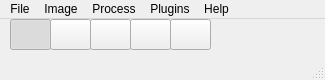
<?xml version="1.0" encoding="UTF-8"?>
<ui version="4.0">
 <class>MainWindow</class>
 <widget class="QMainWindow" name="MainWindow">
  <property name="geometry">
   <rect>
    <x>0</x>
    <y>0</y>
    <width>325</width>
    <height>80</height>
   </rect>
  </property>
  <property name="sizePolicy">
   <sizepolicy hsizetype="Fixed" vsizetype="Fixed">
    <horstretch>0</horstretch>
    <verstretch>0</verstretch>
   </sizepolicy>
  </property>
  <property name="windowTitle">
   <string>Flika</string>
  </property>
  <widget class="QWidget" name="centralwidget">
   <widget class="QPushButton" name="freehand">
    <property name="geometry">
     <rect>
      <x>90</x>
      <y>0</y>
      <width>41</width>
      <height>31</height>
     </rect>
    </property>
    <property name="text">
     <string/>
    </property>
    <property name="icon">
     <iconset>
      <normaloff>../images/freehand.png</normaloff>../images/freehand.png</iconset>
    </property>
    <property name="checkable">
     <bool>true</bool>
    </property>
    <property name="checked">
     <bool>false</bool>
    </property>
    <property name="autoExclusive">
     <bool>true</bool>
    </property>
    <property name="flat">
     <bool>false</bool>
    </property>
   </widget>
   <widget class="QPushButton" name="line">
    <property name="geometry">
     <rect>
      <x>50</x>
      <y>0</y>
      <width>41</width>
      <height>31</height>
     </rect>
    </property>
    <property name="text">
     <string/>
    </property>
    <property name="icon">
     <iconset>
      <normaloff>../images/line.png</normaloff>../images/line.png</iconset>
    </property>
    <property name="checkable">
     <bool>true</bool>
    </property>
    <property name="autoExclusive">
     <bool>true</bool>
    </property>
    <property name="flat">
     <bool>false</bool>
    </property>
   </widget>
   <widget class="QPushButton" name="rectangle">
    <property name="geometry">
     <rect>
      <x>10</x>
      <y>0</y>
      <width>41</width>
      <height>31</height>
     </rect>
    </property>
    <property name="text">
     <string/>
    </property>
    <property name="icon">
     <iconset>
      <normaloff>../images/rect.png</normaloff>../images/rect.png</iconset>
    </property>
    <property name="checkable">
     <bool>true</bool>
    </property>
    <property name="checked">
     <bool>true</bool>
    </property>
    <property name="autoExclusive">
     <bool>true</bool>
    </property>
    <property name="flat">
     <bool>false</bool>
    </property>
   </widget>
   <widget class="QPushButton" name="point">
    <property name="geometry">
     <rect>
      <x>130</x>
      <y>0</y>
      <width>41</width>
      <height>31</height>
     </rect>
    </property>
    <property name="text">
     <string/>
    </property>
    <property name="icon">
     <iconset>
      <normaloff>../images/point.png</normaloff>../images/point.png</iconset>
    </property>
    <property name="checkable">
     <bool>true</bool>
    </property>
    <property name="checked">
     <bool>false</bool>
    </property>
    <property name="autoExclusive">
     <bool>true</bool>
    </property>
    <property name="flat">
     <bool>false</bool>
    </property>
   </widget>
   <widget class="QPushButton" name="rect_line">
    <property name="geometry">
     <rect>
      <x>170</x>
      <y>0</y>
      <width>41</width>
      <height>31</height>
     </rect>
    </property>
    <property name="text">
     <string/>
    </property>
    <property name="icon">
     <iconset>
      <normaloff>../images/rect_line.png</normaloff>../images/rect_line.png</iconset>
    </property>
    <property name="checkable">
     <bool>true</bool>
    </property>
    <property name="checked">
     <bool>false</bool>
    </property>
    <property name="autoExclusive">
     <bool>true</bool>
    </property>
    <property name="flat">
     <bool>false</bool>
    </property>
   </widget>
  </widget>
  <widget class="QMenuBar" name="menubar">
   <property name="geometry">
    <rect>
     <x>0</x>
     <y>0</y>
     <width>325</width>
     <height>21</height>
    </rect>
   </property>
   <widget class="QMenu" name="menuFile">
    <property name="title">
     <string>File</string>
    </property>
    <widget class="QMenu" name="menuImport">
     <property name="title">
      <string>Import</string>
     </property>
     <addaction name="actionImport_ROIs"/>
     <addaction name="actionImport_Points"/>
    </widget>
    <widget class="QMenu" name="menuRecent_Files">
     <property name="title">
      <string>Recent Files</string>
     </property>
     <addaction name="actionNo_Recent_Files"/>
    </widget>
    <widget class="QMenu" name="menuExport">
     <property name="title">
      <string>Export</string>
     </property>
     <addaction name="actionExport_Points"/>
     <addaction name="actionExport_Movie"/>
    </widget>
    <addaction name="actionOpen"/>
    <addaction name="menuRecent_Files"/>
    <addaction name="actionSaveAs"/>
    <addaction name="menuImport"/>
    <addaction name="menuExport"/>
    <addaction name="actionSettings"/>
   </widget>
   <widget class="QMenu" name="menuImage">
    <property name="title">
     <string>Image</string>
    </property>
    <widget class="QMenu" name="menuStacks">
     <property name="title">
      <string>Stacks</string>
     </property>
     <addaction name="actionDuplicate"/>
     <addaction name="actionGenerate_random_image"/>
     <addaction name="actionTrim_Frames"/>
     <addaction name="actionDeinterleave"/>
     <addaction name="actionZ_Project"/>
     <addaction name="actionPixel_Binning"/>
     <addaction name="actionFrame_Binning"/>
     <addaction name="actionResize"/>
     <addaction name="actionChange_datatype"/>
     <addaction name="actionConcatenate_Stacks"/>
    </widget>
    <widget class="QMenu" name="menuWindow">
     <property name="title">
      <string>Overlay</string>
     </property>
     <addaction name="actionBackground"/>
     <addaction name="actionTime_Stamp"/>
     <addaction name="actionScale_Bar"/>
    </widget>
    <widget class="QMenu" name="menuColor">
     <property name="title">
      <string>Color</string>
     </property>
     <addaction name="actionSplit_Channels"/>
    </widget>
    <addaction name="menuStacks"/>
    <addaction name="menuColor"/>
    <addaction name="actionMeasure"/>
    <addaction name="actionSet_Value"/>
    <addaction name="menuWindow"/>
   </widget>
   <widget class="QMenu" name="menuProcess">
    <property name="title">
     <string>Process</string>
    </property>
    <widget class="QMenu" name="menuMath">
     <property name="title">
      <string>Math</string>
     </property>
     <addaction name="actionMultiply"/>
     <addaction name="actionSubtract"/>
     <addaction name="actionPower"/>
     <addaction name="actionRatio"/>
     <addaction name="actionAbsolute_Value"/>
     <addaction name="actionSubtract_Trace"/>
     <addaction name="actionDivide_Trace"/>
    </widget>
    <widget class="QMenu" name="menuFilters">
     <property name="title">
      <string>Filters</string>
     </property>
     <addaction name="actionGaussian_Blur"/>
     <addaction name="separator"/>
     <addaction name="actionButterworth_Filter"/>
     <addaction name="actionMean_Filter"/>
     <addaction name="actionMedian_Filter"/>
     <addaction name="actionDifference_Filter"/>
     <addaction name="actionBoxcar_Differential"/>
     <addaction name="actionWavelet_Filter"/>
     <addaction name="actionFourier_Filter"/>
     <addaction name="actionBilateral_Filter"/>
    </widget>
    <widget class="QMenu" name="menuBinary">
     <property name="title">
      <string>Binary</string>
     </property>
     <addaction name="actionThreshold"/>
     <addaction name="actionAdaptive_Threshold"/>
     <addaction name="actionCanny_Edge_Detector"/>
     <addaction name="separator"/>
     <addaction name="actionLogically_Combine"/>
     <addaction name="actionRemove_Small_Blobs"/>
     <addaction name="actionBinary_Dilation"/>
     <addaction name="actionBinary_Erosion"/>
    </widget>
    <addaction name="menuBinary"/>
    <addaction name="menuMath"/>
    <addaction name="menuFilters"/>
    <addaction name="actionImage_Calculator"/>
   </widget>
   <widget class="QMenu" name="menuDocs">
    <property name="title">
     <string>Help</string>
    </property>
    <addaction name="actionCheck_For_Updates"/>
    <addaction name="actionDocs"/>
   </widget>
   <widget class="QMenu" name="menuPlugins">
    <property name="title">
     <string>Plugins</string>
    </property>
    <addaction name="actionScript_Editor"/>
    <addaction name="actionPlugin_Manager"/>
    <addaction name="separator"/>
   </widget>
   <addaction name="menuFile"/>
   <addaction name="menuImage"/>
   <addaction name="menuProcess"/>
   <addaction name="menuPlugins"/>
   <addaction name="menuDocs"/>
  </widget>
  <widget class="QStatusBar" name="statusbar"/>
  <action name="actionOpen">
   <property name="text">
    <string>Open File</string>
   </property>
  </action>
  <action name="actionDeinterleave">
   <property name="text">
    <string>Deinterleave</string>
   </property>
  </action>
  <action name="actionSubtract">
   <property name="text">
    <string>Subtract</string>
   </property>
  </action>
  <action name="actionGaussian_Blur">
   <property name="text">
    <string>Gaussian Blur</string>
   </property>
  </action>
  <action name="actionButterworth_Filter">
   <property name="text">
    <string>Butterworth Filter</string>
   </property>
  </action>
  <action name="actionRatio">
   <property name="text">
    <string>Ratio by Baseline</string>
   </property>
  </action>
  <action name="actionBoxcar_Differential">
   <property name="text">
    <string>Boxcar Differential</string>
   </property>
  </action>
  <action name="actionThreshold">
   <property name="text">
    <string>Threshold</string>
   </property>
  </action>
  <action name="actionRemove_Small_Blobs">
   <property name="text">
    <string>Remove Small Blobs</string>
   </property>
  </action>
  <action name="actionMultiply">
   <property name="text">
    <string>Multiply</string>
   </property>
  </action>
  <action name="actionKymograph">
   <property name="text">
    <string>Kymograph</string>
   </property>
  </action>
  <action name="actionTrim_Frames">
   <property name="text">
    <string>Trim Frames</string>
   </property>
  </action>
  <action name="actionPython_Interpreter">
   <property name="text">
    <string>Python Interpreter</string>
   </property>
  </action>
  <action name="actionDocs">
   <property name="text">
    <string>Docs</string>
   </property>
  </action>
  <action name="actionLoad_ROI_File">
   <property name="text">
    <string>Load ROI File</string>
   </property>
  </action>
  <action name="actionWavelet_Filter">
   <property name="text">
    <string>Wavelet Filter</string>
   </property>
  </action>
  <action name="actionFrame_by_frame_origin">
   <property name="text">
    <string>Frame by frame origin</string>
   </property>
  </action>
  <action name="actionSet_Value">
   <property name="text">
    <string>Set Value</string>
   </property>
  </action>
  <action name="actionAdaptive_Threshold">
   <property name="text">
    <string>Adaptive Threshold</string>
   </property>
  </action>
  <action name="actionLogically_Combine">
   <property name="text">
    <string>Logically Combine</string>
   </property>
  </action>
  <action name="actionDifference_Filter">
   <property name="text">
    <string>Difference Filter</string>
   </property>
  </action>
  <action name="actionCanny_Edge_Detector">
   <property name="text">
    <string>Canny Edge Detector</string>
   </property>
  </action>
  <action name="actionAbsolute_Value">
   <property name="text">
    <string>Absolute Value</string>
   </property>
  </action>
  <action name="actionRodent_Tracker">
   <property name="text">
    <string>Rodent Tracker</string>
   </property>
  </action>
  <action name="actionZ_Project">
   <property name="text">
    <string>Z Project</string>
   </property>
  </action>
  <action name="actionBinary_Dilation">
   <property name="text">
    <string>Binary Dilation</string>
   </property>
  </action>
  <action name="actionBinary_Erosion">
   <property name="text">
    <string>Binary Erosion</string>
   </property>
  </action>
  <action name="actionImage_Calculator">
   <property name="text">
    <string>Image Calculator</string>
   </property>
  </action>
  <action name="actionMeasure">
   <property name="text">
    <string>Measure</string>
   </property>
  </action>
  <action name="actionAverage_origin">
   <property name="text">
    <string>average_origin</string>
   </property>
  </action>
  <action name="actionCrop">
   <property name="text">
    <string>Crop</string>
   </property>
  </action>
  <action name="actionBackground">
   <property name="text">
    <string>Background</string>
   </property>
  </action>
  <action name="actionTime_Stamp">
   <property name="text">
    <string>Time Stamp</string>
   </property>
  </action>
  <action name="actionScale_Bar">
   <property name="text">
    <string>Scale Bar</string>
   </property>
  </action>
  <action name="actionThreshold_cluster">
   <property name="text">
    <string>threshold_cluster</string>
   </property>
  </action>
  <action name="actionPower">
   <property name="text">
    <string>Power</string>
   </property>
  </action>
  <action name="actionPixel_Binning">
   <property name="text">
    <string>Pixel Binning</string>
   </property>
  </action>
  <action name="actionFourier_Filter">
   <property name="text">
    <string>Fourier Filter</string>
   </property>
  </action>
  <action name="actionFrame_Binning">
   <property name="text">
    <string>Frame Binning</string>
   </property>
  </action>
  <action name="actionSubtract_Trace">
   <property name="text">
    <string>Subtract Trace</string>
   </property>
  </action>
  <action name="actionLoad_Points">
   <property name="text">
    <string>Load Points</string>
   </property>
  </action>
  <action name="actionMean_Filter">
   <property name="text">
    <string>Mean Filter</string>
   </property>
  </action>
  <action name="actionExport">
   <property name="text">
    <string>Export</string>
   </property>
  </action>
  <action name="actionImport_ROIs">
   <property name="text">
    <string>ROI File</string>
   </property>
  </action>
  <action name="actionImport_Points">
   <property name="text">
    <string>Points</string>
   </property>
  </action>
  <action name="actionSettings">
   <property name="text">
    <string>Settings</string>
   </property>
  </action>
  <action name="actionScript_Editor">
   <property name="text">
    <string>Script Editor</string>
   </property>
  </action>
  <action name="actionNew">
   <property name="text">
    <string>New...</string>
   </property>
  </action>
  <action name="actionPlugin_Manager">
   <property name="text">
    <string>Plugin Manager</string>
   </property>
  </action>
  <action name="actionMedian_Filter">
   <property name="text">
    <string>Median Filter</string>
   </property>
  </action>
  <action name="actionResize">
   <property name="text">
    <string>Resize</string>
   </property>
  </action>
  <action name="actionNo_Recent_Files">
   <property name="enabled">
    <bool>false</bool>
   </property>
   <property name="text">
    <string>No Recent Files</string>
   </property>
  </action>
  <action name="actionExport_Points">
   <property name="text">
    <string>Points</string>
   </property>
  </action>
  <action name="actionExport_Movie">
   <property name="text">
    <string>Movie as MP4</string>
   </property>
  </action>
  <action name="actionSave">
   <property name="text">
    <string>Save</string>
   </property>
  </action>
  <action name="actionSaveAs">
   <property name="text">
    <string>Save As</string>
   </property>
  </action>
  <action name="actionDivide_Trace">
   <property name="text">
    <string>Divide Trace</string>
   </property>
  </action>
  <action name="actionBilateral_Filter">
   <property name="text">
    <string>Bilateral Filter</string>
   </property>
  </action>
  <action name="actionCheck_For_Updates">
   <property name="text">
    <string>Check For Updates</string>
   </property>
  </action>
  <action name="actionChange_datatype">
   <property name="text">
    <string>Change datatype</string>
   </property>
  </action>
  <action name="actionMerge_Windows">
   <property name="text">
    <string>Merge Windows</string>
   </property>
  </action>
  <action name="actionConcatenate_Stacks">
   <property name="text">
    <string>Concatenate Stacks</string>
   </property>
  </action>
  <action name="actionSplit_Channels">
   <property name="text">
    <string>Split Channels</string>
   </property>
  </action>
  <action name="actionDuplicate">
   <property name="text">
    <string>Duplicate Window</string>
   </property>
  </action>
  <action name="actionGenerate_random_image">
   <property name="text">
    <string>Generate Random Image</string>
   </property>
  </action>
 </widget>
 <resources>
  <include location="../images/images.qrc"/>
 </resources>
 <connections>
  <connection>
   <sender>freehand</sender>
   <signal>pressed()</signal>
   <receiver>line</receiver>
   <slot>raise()</slot>
   <hints>
    <hint type="sourcelabel">
     <x>120</x>
     <y>51</y>
    </hint>
    <hint type="destinationlabel">
     <x>120</x>
     <y>51</y>
    </hint>
   </hints>
  </connection>
 </connections>
</ui>
